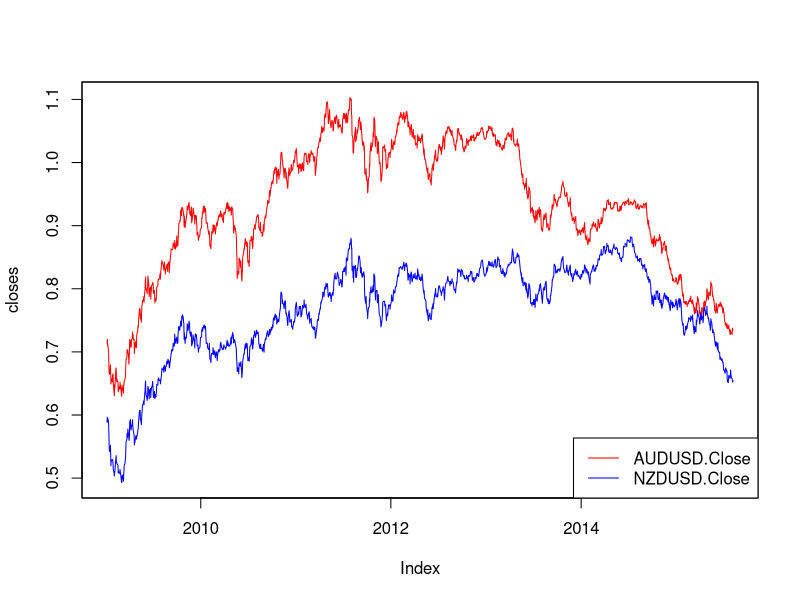
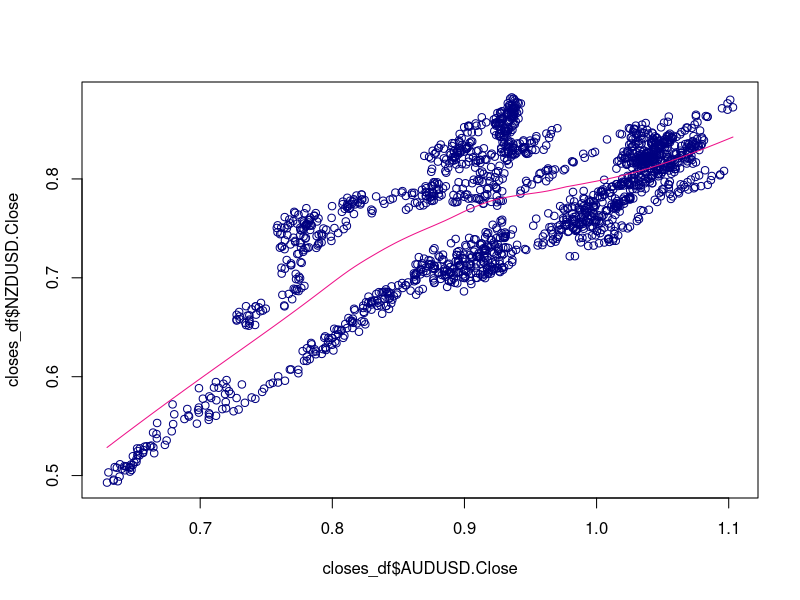
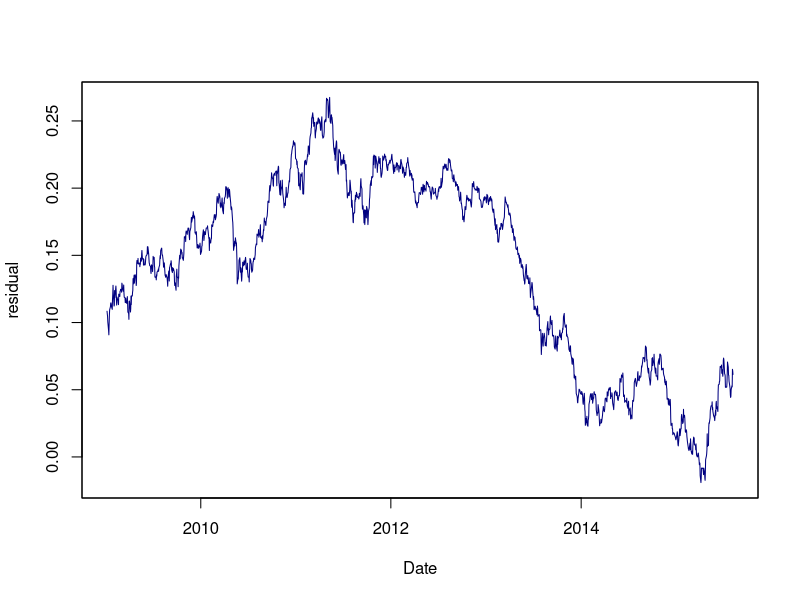
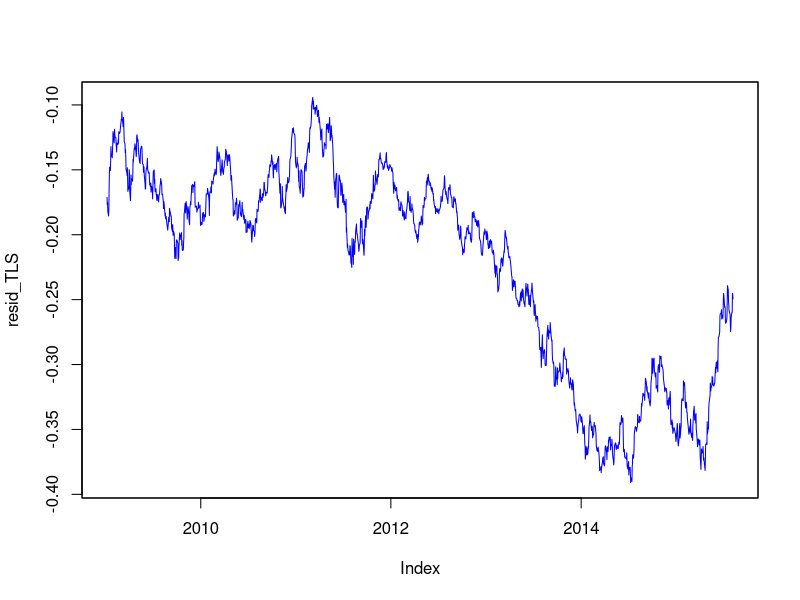
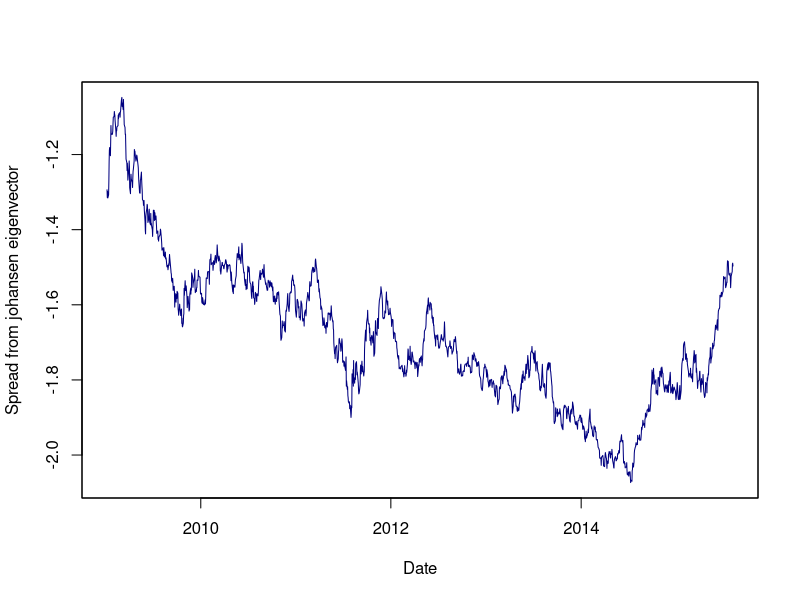
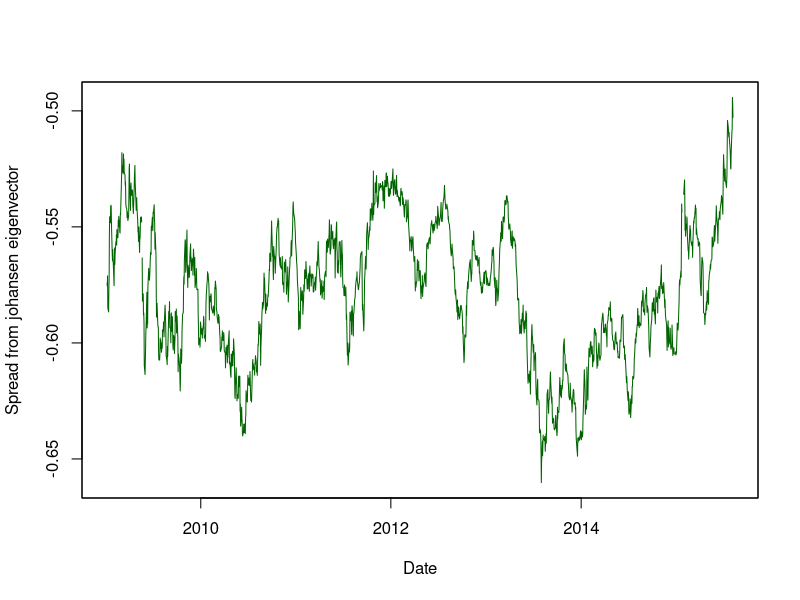
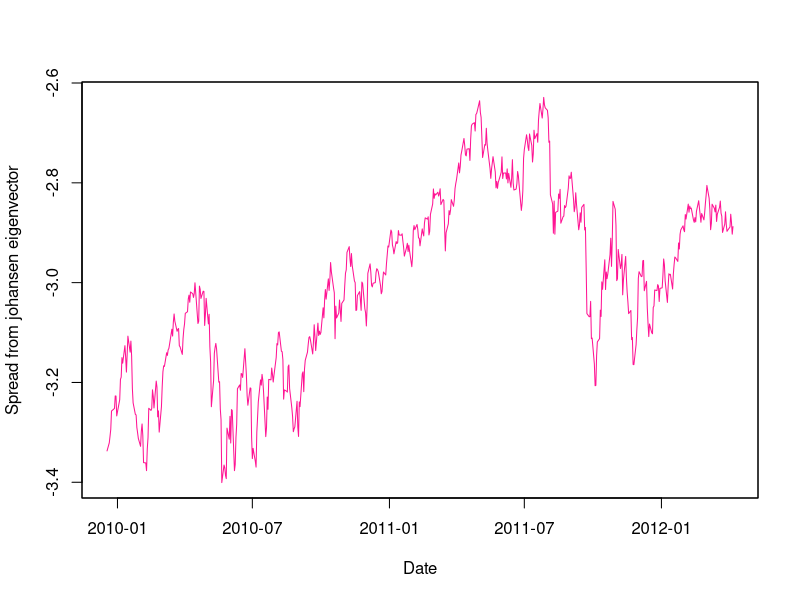

Generate these figures, in order, with R:
library(quantmod)

AUDUSD <- read.csv("Mean-reversion-2/AUDUSD.csv")
NZDUSD <- read.csv("Mean-reversion-2/NZDUSD.csv")

AUDUSD <- xts(AUDUSD[,-1], as.Date(AUDUSD[,1], format="%d/%m/%Y"), src="csv", dateFormat = 'Date')
colnames(AUDUSD) <- paste(toupper(gsub("\\^", "", "AUDUSD"  )), 
                          c("Open", "High", "Low", "Close", "Volume", "Adjusted"), 
                          sep = ".")
NZDUSD <- xts(NZDUSD[,-1], as.Date(NZDUSD[,1], format="%d/%m/%Y"), src="csv", dateFormat = 'Date')
colnames(NZDUSD) <- paste(toupper(gsub("\\^", "", "NZDUSD"  )), 
                          c("Open", "High", "Low", "Close", "Volume", "Adjusted"), 
                          sep = ".")

closes <- merge.xts( AUDUSD[, 'AUDUSD.Close'], NZDUSD[, 'NZDUSD.Close'])
closes_df <- data.frame(closes$AUDUSD.Close, closes$NZDUSD.Close)

plot.zoo(closes, plot.type = 'single', col = c('red', 'blue'))
legend("bottomright", colnames(closes), lty = 1, col = c('red', 'blue'))

plot(closes_df$AUDUSD.Close, closes_df$NZDUSD.Close, col = 'navyblue')
lines(lowess(closes_df$AUDUSD.Close, closes_df$NZDUSD.Close), col = 'deeppink2')

## ordinary least squares regression
m <- lm(AUDUSD.Close ~ NZDUSD.Close, data = closes)
beta <- coef(m)[2]

resid <- closes$AUDUSD.Close - beta * closes$NZDUSD.Close
colnames(resid) <- "residual"
plot.zoo(resid, col = 'navyblue', xlab = 'Date', ylab = 'residual')

## test stationarity of the spread
library(urca)
summary(ur.df(resid, type = "drift", lags = 1))

## total least squares regression
r <- princomp(~ AUDUSD.Close + NZDUSD.Close, data=closes)
beta_TLS <- r$loadings[1,1] / r$loadings[2,1] # I think we also need a non-zero intercept in both cases

resid_TLS <- closes$AUDUSD.Close - beta_TLS * closes$NZDUSD.Close
colnames(resid_TLS) <- "residual"
plot.zoo(resid_TLS, col = 'blue')

summary(ur.df(resid_TLS, type = "drift", lags = 1))

## johansen test
jo_t <- ca.jo(cbind(AUDUSD$AUDUSD.Close, NZDUSD$NZDUSD.Close), type="trace", ecdet="none", K=2) #test trace statistics
jo_e <- ca.jo(cbind(AUDUSD$AUDUSD.Close, NZDUSD$NZDUSD.Close), type="eigen", ecdet="none", K=2) # eigenvalue test statistics
print(summary(jo_t))

## construct portfolio
spread <- closes$AUDUSD.Close - 3.41 * closes$NZDUSD.Close
plot.zoo(spread,  col = 'navyblue', xlab = 'Date', ylab = 'Spread from johansen eigenvector')

## calculate half life of mean reversion
y <- spread
y.lag <- lag(y, -1)
delta.y <- diff(y)

df <- cbind(y, y.lag, delta.y)
df <- df[-1 ,] #remove first row with NAs

regress.results <- lm(delta.y ~ y.lag, data = df)

lambda <- summary(regress.results)$coefficients[2]
half.life <- log(2)/lambda

## add third pair to portfolio
USDCAD <- read.csv("USDCAD.csv")
USDCAD <- xts(USDCAD[,-1], as.Date(USDCAD[,1], format="%d/%m/%Y"), src="csv", dateFormat = 'Date')
colnames(USDCAD) <- paste(toupper(gsub("\\^", "", "USDCAD"  )), 
                          c("Open", "High", "Low", "Close", "Volume", "Adjusted"), 
                          sep = ".")
closes <- merge.xts( AUDUSD[, 'AUDUSD.Close'], NZDUSD[, 'NZDUSD.Close'], 1/USDCAD[, 'USDCAD.Close'])
jo_3_t <- ca.jo(cbind(AUDUSD$AUDUSD.Close, NZDUSD$NZDUSD.Close, 1/USDCAD$USDCAD.Close), type="trace", ecdet="none", K=2)
print(summary(jo_3_t))
jo_3_e <- ca.jo(cbind(AUDUSD$AUDUSD.Close, NZDUSD$NZDUSD.Close, 1/USDCAD$USDCAD.Close), type="eigen", ecdet="none", K=2) #[, 'USDCAD.Close'])
print(summary(jo_3_e))

spread3 <- closes$AUDUSD.Close - 0.581 * closes$NZDUSD.Close - 1.124 * closes$USDCAD.Close
plot.zoo(spread3,  col = 'darkgreen', xlab = 'Date', ylab = 'Spread from johansen eigenvector')

y <- spread3
y.lag <- lag(y, -1)
delta.y <- diff(y)

df <- cbind(y, y.lag, delta.y)
df <- df[-1 ,] #remove first row with NAs

regress.results <- lm(delta.y ~ y.lag, data = df)

lambda <- summary(regress.results)$coefficients[2]
half.life <- log(2)/lambda
print(half.life)

## subset price data to reproduce Chan's results (Example 5.1 in Algorithmic Trading)

A <- AUDUSD["2009-12-18/2012-04-06"]
N <- NZDUSD["2009-12-18/2012-04-06"]
C <- USDCAD["2009-12-18/2012-04-06"]
jo_3a_t <- ca.jo(cbind(A$AUDUSD.Close, 1/C$USDCAD.Close), type="trace", ecdet="none", K=2)
print(summary(jo_3a_t))

spread3a <- A$AUDUSD.Close - 3.944 * C$USDCAD.Close
plot.zoo(spread3a,  col = 'deeppink', xlab = 'Date', ylab = 'Spread from johansen eigenvector')

y <- spread3a
y.lag <- lag(y, -1)
delta.y <- diff(y)

df <- cbind(y, y.lag, delta.y)
df <- df[-1 ,] #remove first row with NAs

regress.results <- lm(delta.y ~ y.lag, data = df)

lambda <- summary(regress.results)$coefficients[2]
half.life <- log(2)/lambda
print(half.life)


